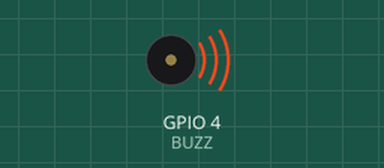
Simulated run of this sketch. Board: ESP32. Parts: buzzer (waves = sounding).

Above: at 0.4 s.
Timing chart, 0 to 3.0 s (numbered marks = the images above):
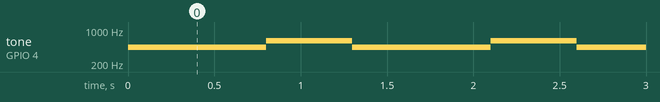

The sketch:

cocube_buzzer.ino
```cpp
# define BUZZ 4

void setup() {
  // put your setup code here, to run once:
  ledcSetup(0, 20000, 10);
  ledcAttachPin(BUZZ, 0);
  }

void loop() {
  // put your main code here, to run repeatedly:
  ledcWriteTone(0, 440);
  delay(800);
  ledcWriteTone(0, 600);
  delay(500);
}
```

Measured:
- by itself, tone on GPIO 4 (BUZZ): alternates 600 Hz for 0.50 s and 440 Hz for 0.80 s
